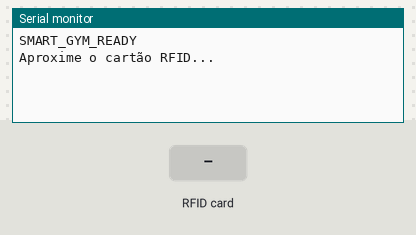
Simulated run of this sketch. Board: Arduino Uno, built with avr-gcc and run on an emulated ATmega328P. Parts: the last lines printed to the serial monitor. The test bench sets the inputs (shaded band).

Above: at 1.2 s.
1.3 s: RFID card A1 B2 C3 D4 held to the reader
At 2.4 s:
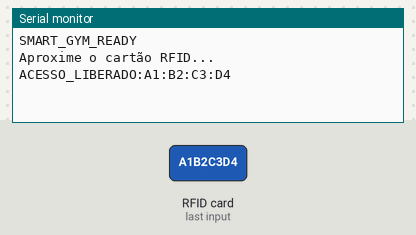
2.8 s: RFID card 11 22 33 44 held to the reader
At 4.2 s:
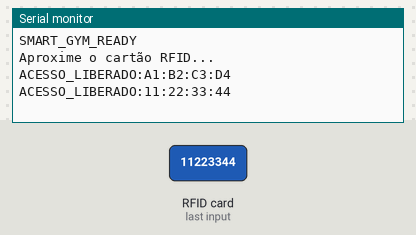
4.9 s: RFID card DE AD BE EF held to the reader
At 5.9 s:
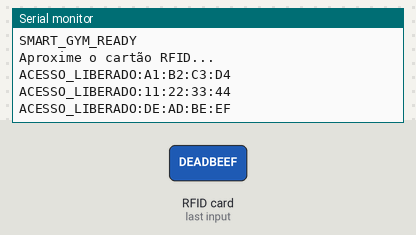
7.0 s: RFID card 5E 7A 19 C4 held to the reader
At 8.8 s:
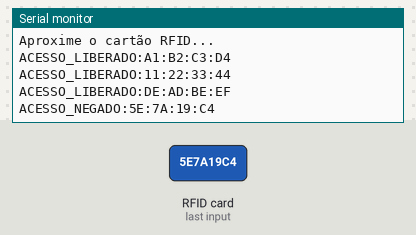

The sketch:

rfid_reader.ino
```cpp
/**
 * Smart Gym - Sistema de Identificação por RFID
 * CP01 - Physical Computing (IoT & IoB) - FIAP
 *
 * Hardware: Arduino Uno / ESP32
 * Módulo: MFRC522 (protocolo SPI)
 *
 * Conexões (Arduino Uno):
 *   MFRC522  ->  Arduino
 *   SDA      ->  D10 (SS)
 *   SCK      ->  D13
 *   MOSI     ->  D11
 *   MISO     ->  D12
 *   IRQ      ->  (não conectado)
 *   GND      ->  GND
 *   RST      ->  D9
 *   3.3V     ->  3.3V
 */

#include <SPI.h>
#include <MFRC522.h>

// Pinos do módulo RFID
#define SS_PIN  10
#define RST_PIN 9

// Pino do LED de status (built-in)
#define LED_PIN 13

MFRC522 mfrc522(SS_PIN, RST_PIN);

// Cartões/tags autorizados (cadastrados previamente)
// Formato: {byte1, byte2, byte3, byte4}
const byte CARTOES_AUTORIZADOS[][4] = {
  {0xA1, 0xB2, 0xC3, 0xD4},  // Aluno 1 - João Silva
  {0x11, 0x22, 0x33, 0x44},  // Aluno 2 - Maria Souza
  {0xDE, 0xAD, 0xBE, 0xEF},  // Aluno 3 - Carlos Lima
  {0x35, 0xF1, 0xBD, 0x20},  // Aluno 4
  {0xA9, 0x5D, 0x9B, 0x99},  // Aluno 5
};

const int NUM_CARTOES = sizeof(CARTOES_AUTORIZADOS) / sizeof(CARTOES_AUTORIZADOS[0]);

void setup() {
  Serial.begin(9600);
  SPI.begin();
  mfrc522.PCD_Init();

  pinMode(LED_PIN, OUTPUT);
  digitalWrite(LED_PIN, LOW);

  Serial.println("SMART_GYM_READY");
  Serial.println("Aproxime o cartão RFID...");
}

void loop() {
  // Aguarda novo cartão
  if (!mfrc522.PICC_IsNewCardPresent()) {
    return;
  }

  // Tenta ler o cartão
  if (!mfrc522.PICC_ReadCardSerial()) {
    return;
  }

  // Monta string do UID
  String uid = "";
  for (byte i = 0; i < mfrc522.uid.size; i++) {
    if (mfrc522.uid.uidByte[i] < 0x10) uid += "0";
    uid += String(mfrc522.uid.uidByte[i], HEX);
    if (i < mfrc522.uid.size - 1) uid += ":";
  }
  uid.toUpperCase();

  // Verifica se é autorizado
  bool autorizado = verificarCartao(mfrc522.uid.uidByte, mfrc522.uid.size);

  if (autorizado) {
    // Envia UID via serial para o Python
    Serial.print("ACESSO_LIBERADO:");
    Serial.println(uid);
    piscarLED(3, 200);  // 3 piscadas rápidas = OK
  } else {
    Serial.print("ACESSO_NEGADO:");
    Serial.println(uid);
    piscarLED(1, 1000); // 1 piscada longa = negado
  }

  // Pausa antes de ler novamente
  delay(1500);
  mfrc522.PICC_HaltA();
  mfrc522.PCD_StopCrypto1();
}

bool verificarCartao(byte *uid, byte tamanho) {
  if (tamanho != 4) return false;

  for (int i = 0; i < NUM_CARTOES; i++) {
    bool match = true;
    for (int j = 0; j < 4; j++) {
      if (uid[j] != CARTOES_AUTORIZADOS[i][j]) {
        match = false;
        break;
      }
    }
    if (match) return true;
  }
  return false;
}

void piscarLED(int vezes, int intervalo) {
  for (int i = 0; i < vezes; i++) {
    digitalWrite(LED_PIN, HIGH);
    delay(intervalo / 2);
    digitalWrite(LED_PIN, LOW);
    delay(intervalo / 2);
  }
}
```

Measured:
- after the input at 1.3 s, the serial monitor: prints a new line at once (image 1)
- after the input at 2.8 s, the serial monitor: prints a new line after 0.61 s (image 2)
- after the input at 4.9 s, the serial monitor: prints a new line after 0.62 s (image 3)
- after the input at 7.0 s, the serial monitor: prints a new line after 0.62 s (image 4)
